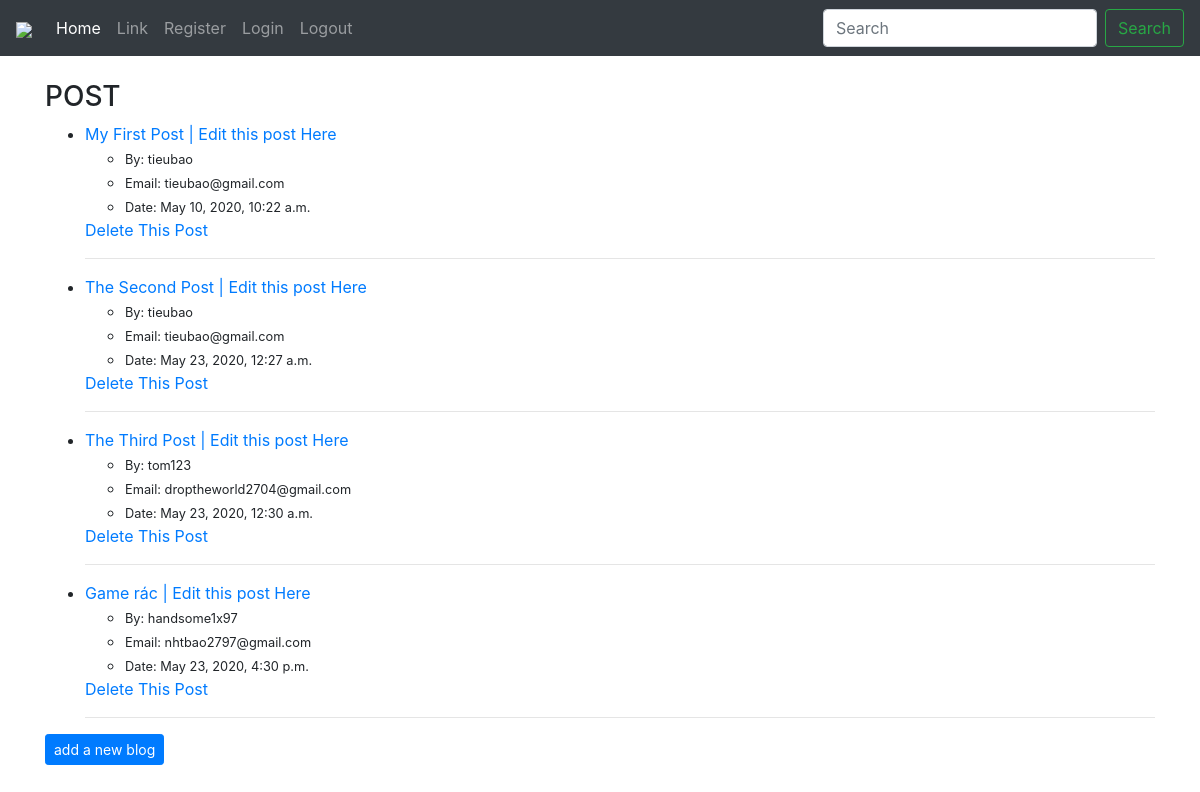
The page / on the database its author committed.
### theblog/models.py (models this page shows, shortened)
class Post(models.Model):
    title = models.CharField(max_length=255)
    author = models.ForeignKey(User, on_delete = models.CASCADE)
    body = models.TextField()
    time = models.DateTimeField(default=datetime.now(), null=True)

### theblog/views.py (the view)
# urls.py: path('', views.IndexPost.as_view(), name='homepage'),
class IndexPost(ListView):
    model = Post
    template_name = "theblog/homepage.html"
    ordering = ['time']

### theblog/templates/theblog/homepage.html
{% extends 'homepage/layout.html' %}
{% block content %}
    <div class="content">
        <h3>POST</h3>
        <ul>
        {% for post in object_list %}
            <li>
                <a href="{% url 'theblog:detailpost' post.pk %}">{{post.title}} | </a>
                <a href="{% url 'theblog:edit_post' post.pk %}" class="">Edit this post Here</a>
                <br>
                    <ul>
                        <li><small>By: {{post.author.username}} </small></li>
                        <li><small>Email: {{post.author.email}}</small></li>
                        <li><small>Date: {{post.time}}</small></li>
                    </ul>
                <a href="{% url 'theblog:remove_post' post.pk %}" class="">Delete This Post</a>
                <hr>
            </li>
        {% endfor %}
        </ul>
        <a href="{% url 'theblog:add_post' %}" class="btn btn-primary btn-sm">add a new blog</a>
    </div>
{% endblock %}

### templates/homepage/layout.html (shortened to what this page needs)
<!doctype html>
{% load static %}
<html lang="en">
  <head>
    <link rel="stylesheet" href="https://stackpath.bootstrapcdn.com/bootstrap/4.4.1/css/bootstrap.min.css">
  </head>
  <body>
    <div class="nav-bar">
        <nav class="navbar navbar-expand-lg navbar-dark bg-dark">
          <a class="navbar-brand" href="#"><img src="{% static 'admin/img/icon-no.svg' %}"></a>
          <div class="collapse navbar-collapse" id="navbarSupportedContent">
            <ul class="navbar-nav mr-auto">
              <li class="nav-item active">
                <a class="nav-link" href="{% url 'theblog:homepage' %}">Home<span class="sr-only">(current)</span></a>
              </li>
              <li class="nav-item">
                <a class="nav-link" href="#">Link</a>
              </li>
              <li class="nav-item">
                <a class="nav-link" href="{% url 'members:register' %}" >Register</a>
              </li>
              <li class="nav-item">
                <a class="nav-link" href="{% url 'login' %}" >Login</a>
              </li>
              <li class="nav-item">
                <a class="nav-link" href="{% url 'logout' %}" >Logout</a>
              </li>
            </ul>
            <form class="form-inline my-2 my-lg-0">
              <input class="form-control mr-sm-2" type="search" placeholder="Search" aria-label="Search">
              <button class="btn btn-outline-success my-2 my-sm-0" type="submit">Search</button>
            </form>
          </div>
        </nav>
    </div>
    <br>
    <div class="container">
        {% block content %}
        {% endblock %}
    </div>
  </body>
</html>

### rows shown on the page
Post: title "My First Post", author.username "tieubao", author.email "tieubao@gmail.com", time "May 10, 2020, 10:22 a.m."
Post: title "The Second Post", author.username "tieubao", author.email "tieubao@gmail.com", time "May 23, 2020, 12:27 a.m."
Post: title "The Third Post", author.username "tom123", author.email "droptheworld2704@gmail.com", time "May 23, 2020, 12:30 a.m."
Post: title "Game rác", author.username "handsome1x97", author.email "nhtbao2797@gmail.com", time "May 23, 2020, 4:30 p.m."
